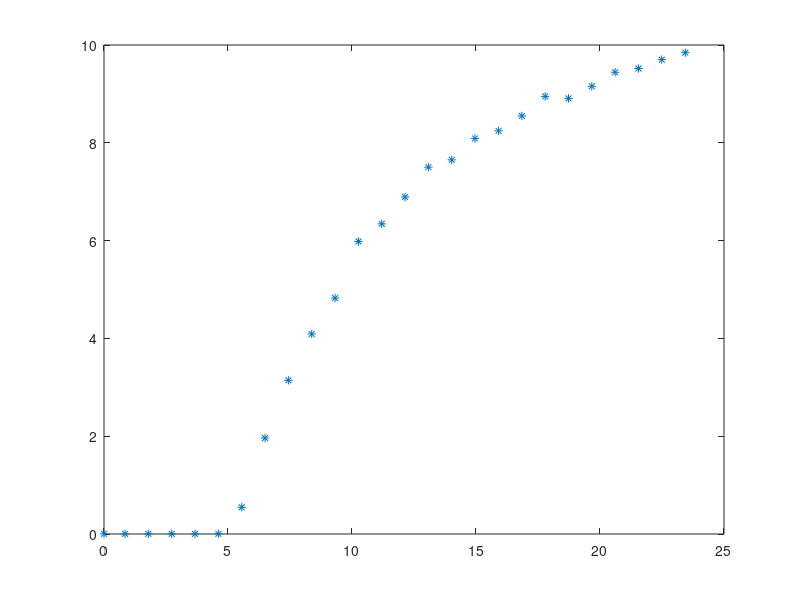

Here is the MATLAB script that generated this plot: (Note: this script raises an error after producing the figure.)
%Puntos de la gráfica


tension   = [0 0.8471 1.788 2.729 3.671 4.612 ...
             5.553 6.494 7.435 8.376 9.318 10.26...
             11.2 12.14 13.08 14.02 14.96 15.91 16.85 17.79...
             18.73 19.67 20.61 21.55 22.49 23.44];
velocidad = [.003851 .003851 .003851 .003851 .003851 .003851...
             0.5464 1.963 3.143 4.091 4.824 5.983 6.342 6.892...
             7.502 7.651 8.089 8.244 8.55 8.949...
             8.909 9.156 9.443 9.52 9.701 9.843];
         
figure(2)
plot(tension,velocidad,'*')
hold on


Ajuste_Smooth = fit(tension',velocidad','smoothingspline');
Estructura_Smooth = coeffvalues(Ajuste_Smooth);
tension_Completo= 0:0.1:24;
Dots=feval(Ajuste_Smooth,tension_Completo);

plot(tension_Completo,Dots,'r')

%Ajuste_Exp = fit(tension(7:length(tension))',velocidad(7:length(velocidad))','exp1');
%Estructura_Exp = coeffvalues(Ajuste_Exp);
tension_Completo= 5:0.1:24;

%Dots_Exp=feval(Ajuste_Exp,tension_Completo);
Dots_Exp_man=10 - 10*exp(-.165*(tension_Completo-5));
plot(tension_Completo,Dots_Exp_man,'c')

Ajuste_Cuad = fit(tension(7:length(tension))',velocidad(7:length(velocidad))','poly2');
Estructura_Cuad = coeffvalues(Ajuste_Cuad);
Dots_Cuad=feval(Ajuste_Cuad,tension_Completo);
plot(tension_Completo,Dots_Cuad,'g')

Ajuste_Lineal1 = fit(tension(7:12)',velocidad(7:12)','poly1');
Estructura_Lineal1 = coeffvalues(Ajuste_Lineal1);
Dots_Lineal1=feval(Ajuste_Lineal1,tension_Completo);
plot(tension_Completo,Dots_Lineal1,'k')

Ajuste_Lineal2 = fit(tension(13:18)',velocidad(13:18)','poly1');
Estructura_Lineal2 = coeffvalues(Ajuste_Lineal2);
Dots_Lineal2=feval(Ajuste_Lineal2,tension_Completo);
plot(tension_Completo,Dots_Lineal2,'k')

Ajuste_Lineal3 = fit(tension(19:27)',velocidad(19:27)','poly1');
Estructura_Lineal3 = coeffvalues(Ajuste_Lineal3);
Dots_Lineal3=feval(Ajuste_Lineal3,tension_Completo);
plot(tension_Completo,Dots_Lineal3,'k')
